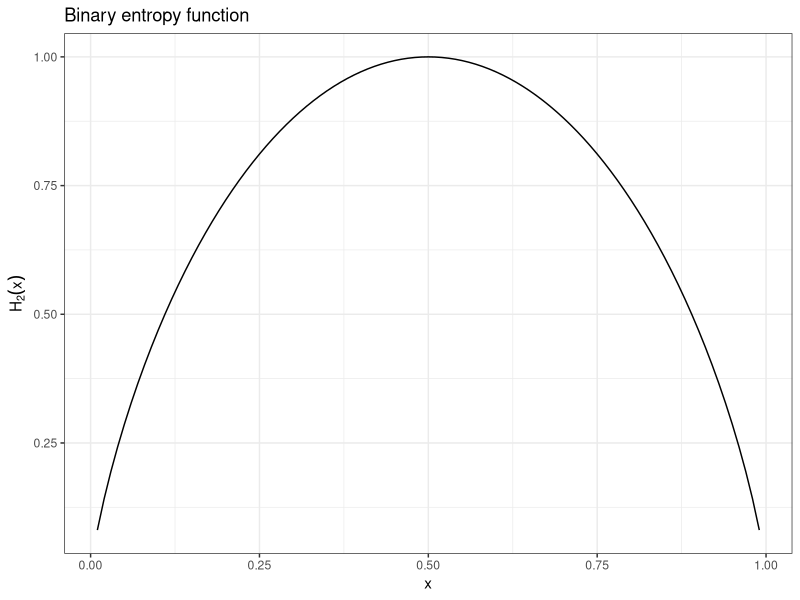
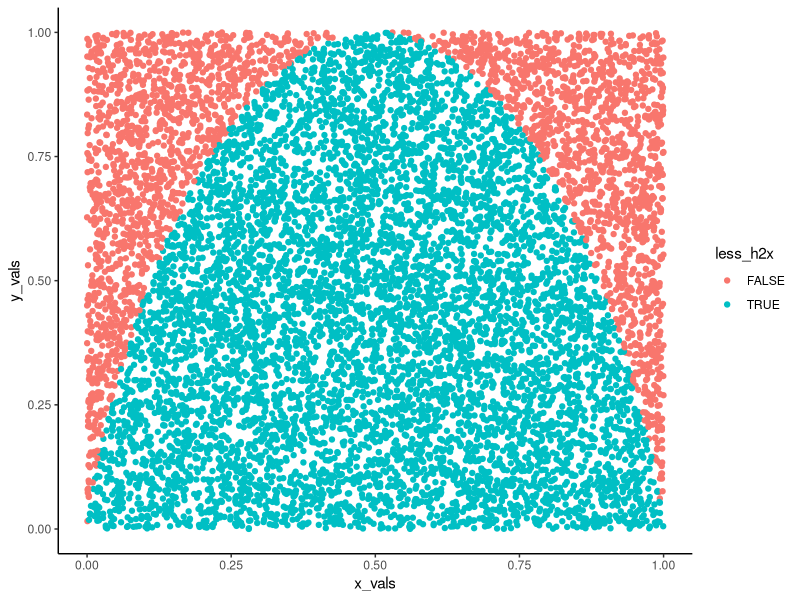
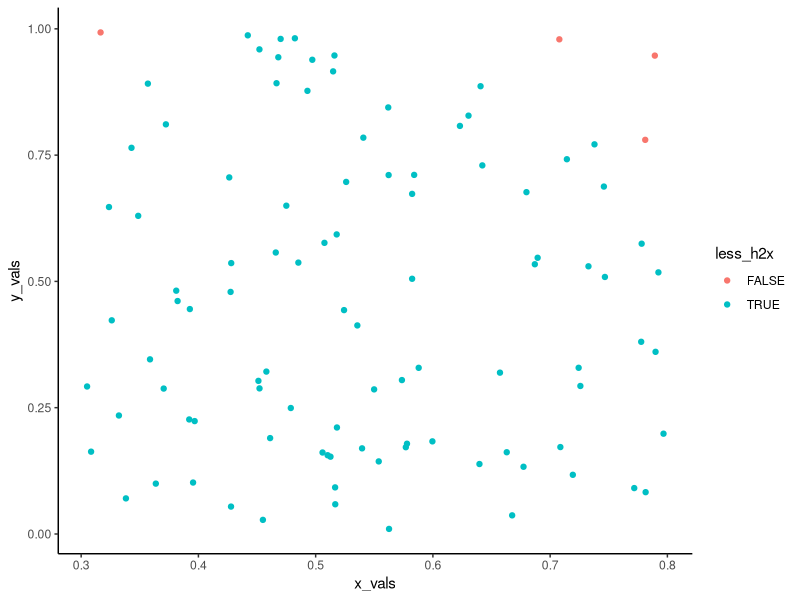
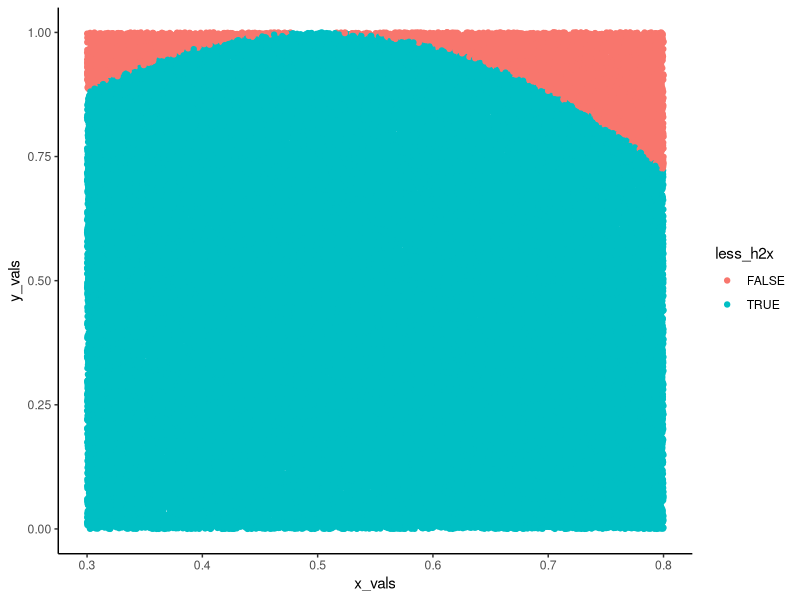

Write R code to recreate these figures, in order.
## ---- chunk 1
### Binary entropy function.
### This function takes on an x between zero and one and returns the H2(x) of this value

h2x <- function (x){
  x * log2(1/x) + (1-x) * log2(1/(1-x)) #Note that the binary entropy function 
}

h2x_df <- data.frame(x = seq(0.01, 0.99, 0.01), h2x = h2x(seq(0.01, 0.99, 0.01)))

library(ggplot2)

ggplot(h2x_df, aes(x = x, y = h2x)) +
  geom_line() +
  theme_bw() +
  labs(
    title = "Binary entropy function",
  ) +
  ylab(bquote(H[2](x)))


## ---- chunk 2
library(dplyr)
library(purrr)

##First set up a base DF, with 10000 sims.

sampler_results <- data.frame(x_vals = runif(10000, 0, 1), 
                              y_vals = runif(10000, 0, 1)) %>%
  ##Next check if the values are less than the H2(x) values
  mutate(
    h2x_vals = h2x(x_vals),
    less_h2x = if_else(y_vals <= h2x_vals, TRUE, FALSE) #I broke this up into two steps, so I can check if the intermediate steps work the way they should :)
  )


## ---- chunk 3

area_under_curve <- sampler_results %>%
  summarize(
    n_total = n(),
    under_curve = sum(less_h2x),
    area = under_curve / n_total
  ) %>%
  pull(area)

area_under_curve

## ---- chunk 4
sampler_results %>%
  ggplot(aes(x = x_vals, y = y_vals, color = less_h2x)) +
  geom_point() +
  theme_classic()
## ---- chunk 5
sample_h2x <- function (x1, x2, n_sims){
  ### Takes on values of x and returns the H2(x) integral between those values.
  ### Assumes x1 < x2 and 0 < x1, x2 < 1
  
  
  sampler_results <- data.frame(x_vals = runif(n_sims, x1, x2), 
                              y_vals = runif(n_sims, 0, 1)) %>%
  ##Next check if the values are less than the H2(x) values
  mutate(
    h2x_vals = h2x(x_vals),
    less_h2x = if_else(y_vals <= h2x_vals, TRUE, FALSE) #I broke this up into two steps, so I can check if the intermediate steps work the way they should :)
  )
  
  sampler_results
}


#Run a visual test

sample_h2x(0.3, 0.8, 100) %>%
  ggplot(aes(x = x_vals, y = y_vals, color = less_h2x)) +
  geom_point() +
  theme_classic()

sample_h2x(0.3, 0.8, 100000) %>%
  ggplot(aes(x = x_vals, y = y_vals, color = less_h2x)) +
  geom_point() +
  theme_classic()

## ---- chunk 6
read_h2x_mc <- function (mc_results, x1, x2, y1 = 0, y2 = 1){
  ###The function takes on the raw MC results and returns the area under the curve between X1 and x2.
  
  area_checked <- (x2 - x1) * (y2 - y1)
  
  result <- mc_results %>%
    summarize(
      n_total = n(),
      n_under = sum(less_h2x),
      area_under_curve = area_checked * n_under / n_total
    ) %>%
    pull(area_under_curve)
    
  
  round(result[1], 3) #Return as a single value, not a vector
  
}

##Test
sample_h2x(0, 1, 10000) %>%
  read_h2x_mc(x1 = 0, x2 = 1)




## ---- chunk 7
